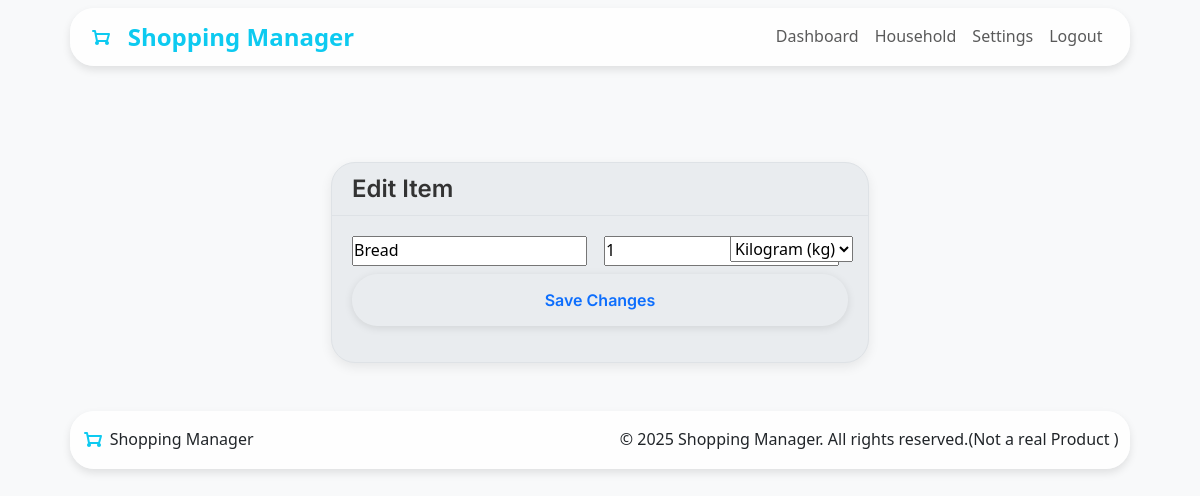
Page /shopping/list/item/14/edit (signed in) on the committed database.
### app/models.py (models this page shows, shortened)
class ListItem(db.Model):
    __tablename__ = 'listitems'  # Explicitly set table name
    id = db.Column(db.Integer, primary_key=True)
    name = db.Column(db.String(100), nullable=False)
    quantity = db.Column(db.Integer, default=1)
    measure = db.Column(db.String(10), nullable=True, default='')
    shoppinglist_id = db.Column(db.Integer, db.ForeignKey('shoppinglists.id'), nullable=False)
    added_by_user_id = db.Column(db.Integer, db.ForeignKey('users.id'), nullable=False)
    added_at = db.Column(db.DateTime, default=datetime.now(timezone.utc))
    purchased = db.Column(db.Boolean, default=False)

### app/shopping_lists/routes.py (the view, shortened to what this page needs)
@shoppinglist_bp.route('/list/item/<int:item_id>/edit', methods=['GET','POST'])
@login_required
def edit_item(item_id):
    item = ListItemModel.query.get_or_404(item_id)
    if item.shopping_list.household_id != current_user.household_id:
        abort(403)
    form = EditItemForm(obj=item)
    return render_template('shopping/edit_item.html', form=form, item=item)

### app/shopping_lists/forms.py
class EditItemForm(FlaskForm):
    name = StringField('Item Name', validators=[DataRequired("You must choose a name"), Length(min=2, max=100)])
    quantity = IntegerField('Quantity', default=1)
    measure = SelectField(
        'Unit of Measurement:',
        choices=[
            ('', 'Select Unit'),
            ('kg', 'Kilogram (kg)'),
            ('g', 'Gram (g)'),
            ('l', 'Liter (l)'),
            ('ml', 'Milliliter (ml)'),
            ('Pcs', 'Piece'),
        ]
    )
    submit = SubmitField('Save Changes')

### templates/shopping/edit_item.html (shortened to what this page needs)
{% extends "base.html" %}
{% block content %}
<div class="row justify-content-center mt-2">
    <div class="col-md-8 col-lg-6">
        <div class="card sm-card">
            <div class="card-header">
                <h1 class="h4 mb-0 ">Edit Item</h1>
            </div>
            <div class="card-body">
                <div class="mb-3">
                    <form method="post"  autocomplete="off">
                        <div class="row g-2 mb-2">
                            <div class="col-md-6">
                                {{ form.name(class_=['form-control', 'is-invalid' if form.name.errors else ''], placeholder="New Name") }}
                            </div>
                            <div class="col-md-3 col-6">
                                {{ form.quantity(class_=['form-control', 'is-invalid' if form.quantity.errors else ''] ,placeholder="Quantity") }}
                            </div>
                            <div class="col-md-3 col-6">
                                {{ form.measure(class_=['form-control', 'is-invalid' if form.measure.errors else ''] ,placeholder="Unit (e.g kg, pcs)") }}
                            </div>
                        </div>
                        <div>
                            {{ form.submit(class="btn btn-outline-primary w-100") }}
                        </div>
                    </form>
                </div>
            </div>
        </div>
    </div>
</div>
{% endblock %}

### static/css/base.css (style rules this page uses)
* { margin: 0; padding: 0; box-sizing: border-box; font-family: 'Inter' sans-serif; }
body { line-height: 1.6; color: var(--dark); background-color: var(--background); font-weight: 400; }
h1,h2,h3,h4,h5,h6,.h1,.h2,.h3,.h4,.h5,.h6 { font-family: 'Inter', sans-serif; font-weight: 600; }
h1 { font-size: 3rem; margin-bottom: 1.5rem; color: var(--dark); }

### static/css/variables.css (style rules this page uses)
:root { --primary: #0dcaf0; --primary-variant: #08a7c2; --secondary: #6c757d; --secondary-variant: #5a6268; --warning: #f0c419; --warning-variant: #d0a408; --success: #136e22; --success-variant: #0e4e16; --text-primary: #212529; --text-secondary: #6c757d; --text-light: #ffffff; --text-faint: #a1a1a1; --background: #ffffff; --background-variant: #f8f9fa; --surface: #ffffff; --surface-variant: #e9ecef; --border: #dee2e6; --border-light: #eff2f5; --shadow: 0 0.5rem 1rem rgba(0, 0, 0, 0.15); --shadow-sm: 0 0.125rem 0.25rem rgba(0, 0, 0, 0.075); --transition: all 0.2s ease-in-out; --rounded-md: 0.375rem; --rounded-lg: 0.5rem; --spacing-sm: 0.5rem; --spacing-md: 1rem; --spacing-lg: 2rem; }

### static/css/components.css (style rules this page uses)
.sm-card { border-radius: 1.5rem; border: 1px solid #e0e0e0; box-shadow: 0px 4px 12px rgba(0, 0, 0, 0.08); color: #333333; margin-bottom: 1.5rem; transition: box-shadow 0.3s ease-in-out, transform 0.3s ease-in-out; }
.sm-card .card-header { background-color: var(--your-card-header-bg-color, transparent); color: var(--your-card-header-text-color, var(--your-primary-color)); padding: 0.75rem 1.25rem; border-top-left-radius: calc(1.5rem - 1px); border-top-right-radius: calc(1.5rem - 1px); }
.sm-card .card-body { padding: 1.25rem; }
.btn { font-family: 'Inter', 'sans-serif'; font-weight: 600; border-radius: 1.6rem; transition: background-color 0.3s ease, border-color 0.3s ease, color 0.2s ease, box-shadow 0.2s ease; box-shadow: 0 2px 8px rgba(0, 0, 0, 0.1); display: inline-flex; align-items: center; justify-content: center; padding: 0.75rem 1.5rem; cursor: pointer; border: 2px solid transparent; position: relative; overflow: hidden; }
.btn::before { content: ""; position: absolute; top: 0; left: 0; width: 100%; height: 100%; background-color: currentColor; opacity: 0; transition: opacity 0.3s ease; z-index: -1; }
.card { background-color: var(--bs-secondary-bg); border-color: var(--bs-border-color); }
.card-header { background-color: rgba(var(--bs-secondary-rgb), 0.5); border-bottom-color: var(--bs-border-color); }

### rows in the picture
ListItem: name "Bread", quantity "1", measure "Kilogram (kg)"
